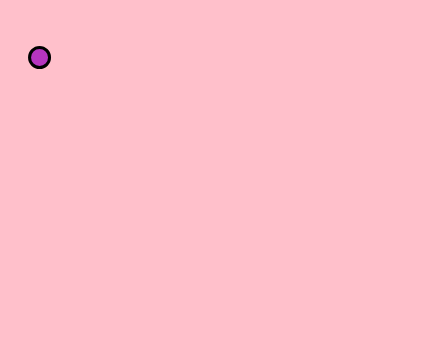
Frame 1 (no input)
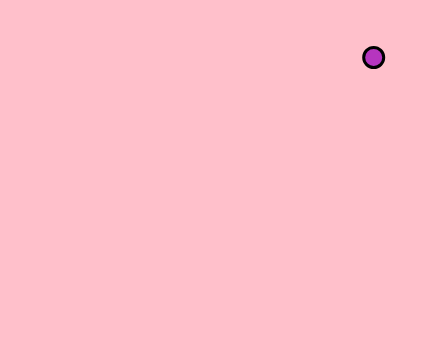
Frame 60 (no input)
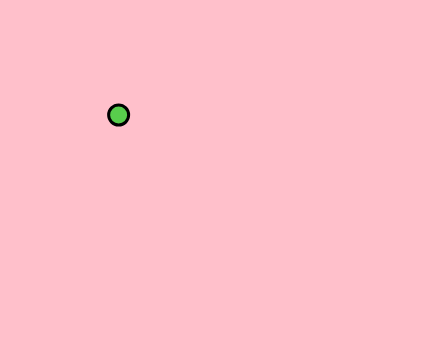
Frame 120 (the mouse pressed at the canvas centre since frame 60)

The p5.js sketch that drew these frames (run headless with seeded random() and noise() and a simulated clock; from frame 60 on, the mouse is pressed at the canvas centre):

// p5.js sketch
// ── sketch.js
//rectangular pattern
let cols = 10;
let rows = 5;
let count = 0;
let x1 = [];
let y1 = [];
let c1 = [];
let startX, startY, stopX, stopY;
let xi, yi;
let pct = 0;
let step = 0.15;
let dir = 1;
let index = 0;
let rowcolor;

function setup() {
  createCanvas(435, 345);
  background('pink');
  // calculate offset in pixels
  let xoff = width / (cols + 1);
  let yoff = height / (rows + 1);
  strokeWeight(3);
  for (let i = 0; i < rows; i++) { // slowest loop
    rowcolor = randomcolor();
    let y = (i + 1) * yoff; // calculate y pixel
    if (dir == 1) {
      for (let j = 0; j < cols; j++) { // fastest loop
        let x = (j + 1) * xoff; // calculate x pixel   
        //text("" + ++count, x, y); // draw the item  
        x1.push(x);
        y1.push(y);
        c1.push(rowcolor);
      }


    } else {
      for (let j = cols; j > 0; j--) { // fastest loop
        let x = (j) * xoff; // calculate x pixel  
        //text("" + ++count, x, y); // draw the item
        x1.push(x);
        y1.push(y);
        c1.push(rowcolor);
      }

    }
    dir *= -1;
  }
}

function draw() {

  background('pink');
  startX = x1[index];
  startY = y1[index];
  stopX = x1[index + 1];
  stopY = y1[index + 1];
  // background(0);
  if (pct < 1.0) {
    xi = startX + ((stopX - startX) * pct);
    yi = startY + ((stopY - startY) * pct);
    pct += step;
  }
 
  fill(c1[index]);
  ellipse(xi, yi, 20, 20);
  if (pct >= 1) {
    ++index;
    pct = 0;
  }
  //print(index);
  if (index >= rows * cols - 1) index=0;
}
function randomcolor() {
  return color(random(255),random(255),random(255));
  
}
